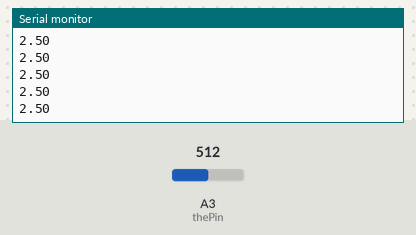
Recording of a sketch running on a simulated Arduino Uno, built with avr-gcc and run on an emulated ATmega328P. Shown: the last lines printed to the serial monitor. Inputs (shaded band) come from the test bench; at power-on: A3 (thePin) = 512.

Above: at 1.2 s.
1.3 s: A3 (thePin) set to 716
At 1.68 s:
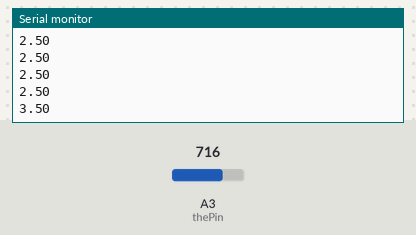
2.8 s: A3 (thePin) set to 900
At 2.94 s:
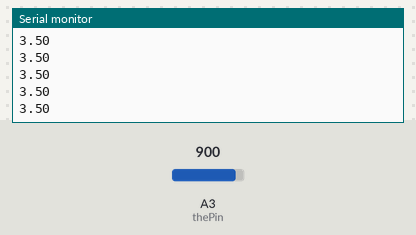
Timing chart, 0 to 5.8 s (numbered marks = the images above; inputs shaded):
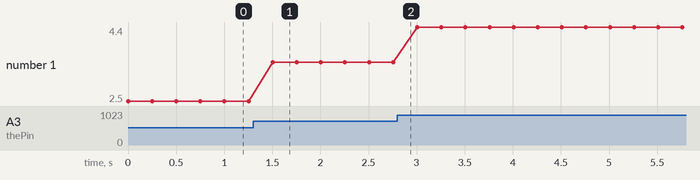

The sketch:

Potentiometer.ino
```cpp
int thePin = A3;
int readVal;
float V2;
int delayv = 250;

void setup() {
  Serial.begin(9600);

}

void loop() {
  readVal = analogRead(thePin);
  V2 = (5./1023.) * readVal;
  Serial.println(V2);
  delay(delayv);
}
```

Measured:
- after the input at 1.3 s, the serial monitor: prints a new line after 0.20 s (image 1)
- plotted number 1: 2.5 → 3.5 after the input at 1.3 s, 3.5 → 4.4 after the input at 2.8 s
